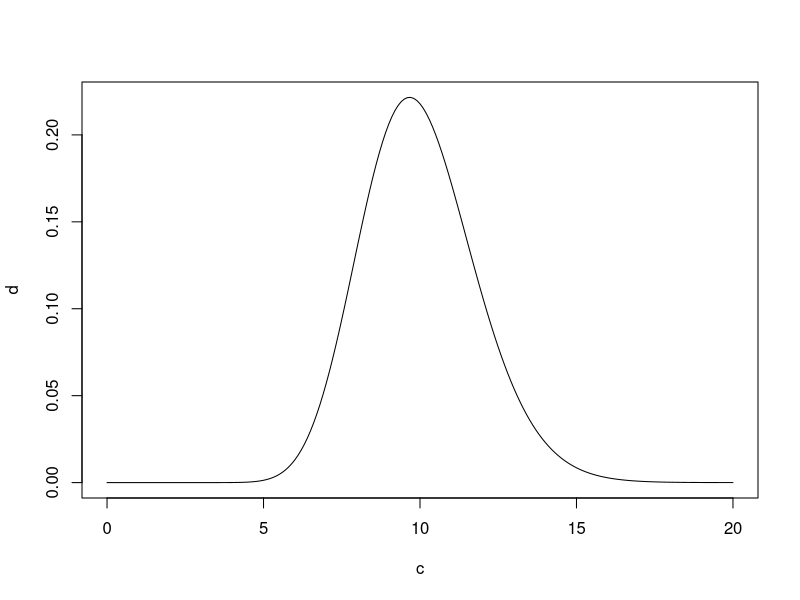

Source code (R):
obs = c(7, 8, 9, 10)
probs = c(0.25, 0.25, 0.25, 0.25)
a = sample(obs, 1, prob = probs)

x = sort(round(rgamma(a, 30, 3),2))
x
a

c = seq(0, 20, 0.1)
d = dgamma(c, 30, 3)
plot (c,d, type = "l")

